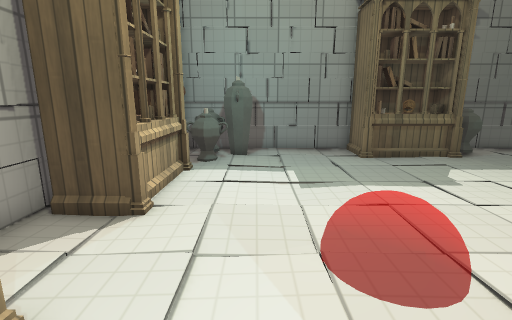
View 1 (above)

12 first-person views from a walk through a level from a Godot 3-D game. The camera is 1.2 m above the floor, tilts 12° down and sees 85° across. The floor is counted in squares, 0.5 m on a side. Each view is taken from the middle of a square. On the plan, view 1 faces up. The plan holds only what a view shows up to about 18 squares ahead; the rest is blank. The place goes on beyond the plan. Surface patterns are stand-ins for the level's own textures.

View 2
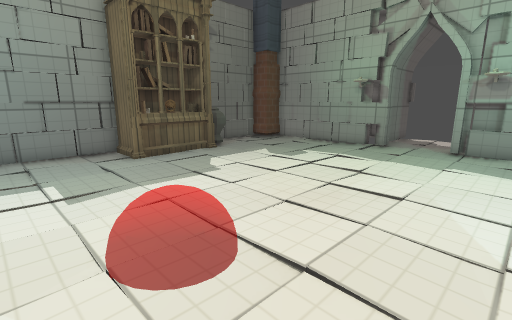

View 3
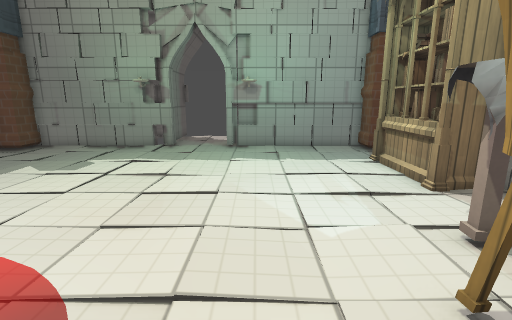

View 4
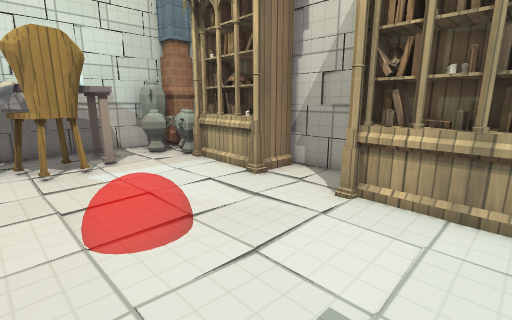

View 5
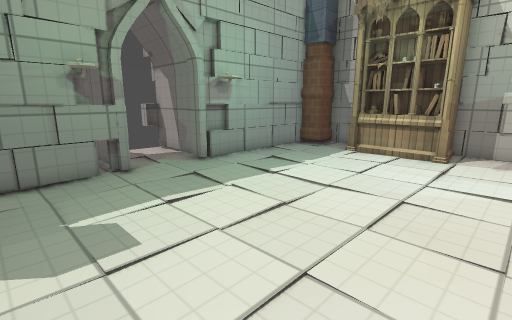

View 6
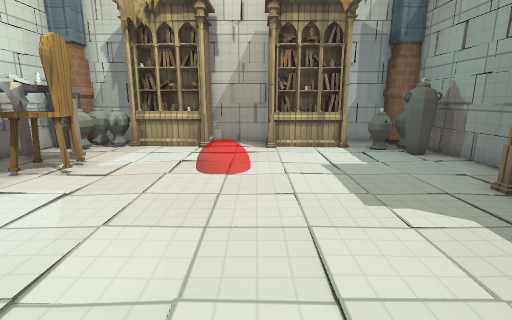

View 7
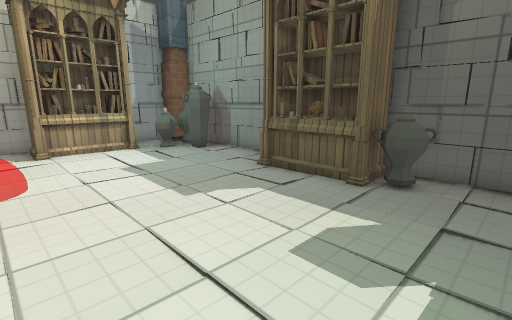

View 8
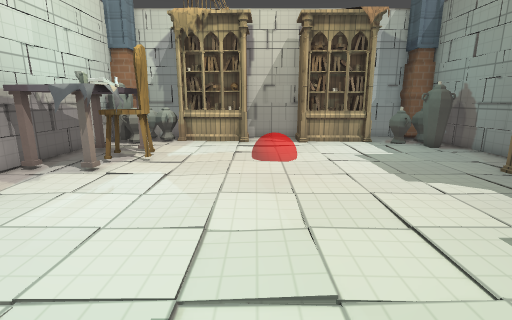

View 9
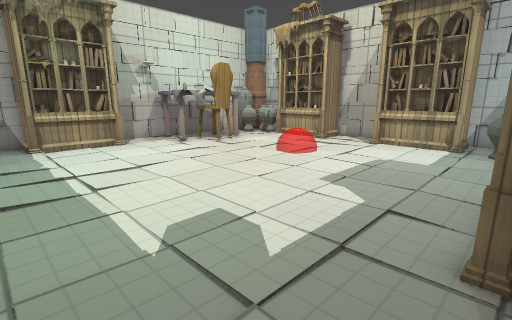

View 10
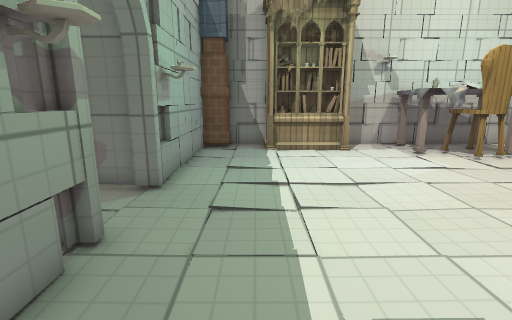

View 11
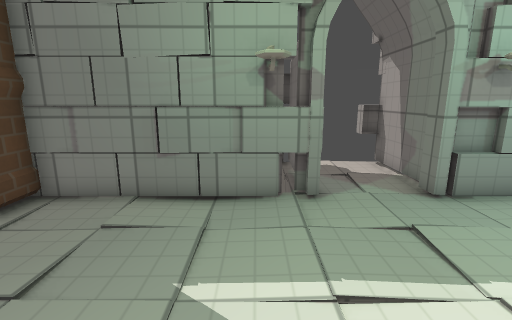

View 12
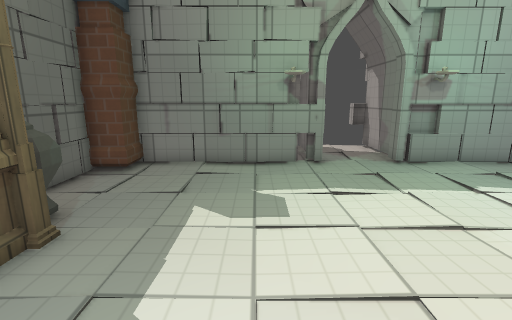

### Floor plan
Points are (right, up) in squares from view 1. A wall is a line through its corners. A room is listed if a view was taken in it or the views show most of it. See-through windows are left out.
Room 1 (views 1, 2, 3, 4, 5, 6, 7, 8, 9, 10, 11, 12)
walls: (5, -2.4) (4.8, -3.5); (3, -2.1) (3.6, -1.9); (3, -2.3) (4.2, -2.1); (2.9, -2.4) (4.1, -2); (4.9, -2.8) (5, -2.3); (4.6, 13.7) (-3.5, 13.7) (-3.5, 12.5) (-4.7, 12.5) (-4.8, 11.5); (-4.6, 5.6) (-4.8, 3.5); (-4.7, 6.2) (-4.7, 2.1); (4.8, 14) (-0.9, 14); (15, 6.3) (15, 12.8); (-5, 6.6) (-5, 4.9); (15.1, 6.8) (14.6, 6.8); (15.4, 5.4) (14.7, 5.4) (14.7, 12.5) (13.5, 12.5); (15.4, 2.2) (19, 2.2); (14.7, -1.6) (14.9, 0.4); (-4.7, -2.4) (-4.7, -4.5) (-3.5, -4.5) (-3.5, -5.5); (-1, 14) (-3.5, 14); (13.5, -4.5) (14.8, -4.5) (14.9, -3.5); (12.9, 14) (9, 14); (-4.7, 12.5) (-4.7, 9.5); (13.5, 13.7) (8.4, 13.7); (14.7, -4.5) (14.7, 2.5) (15.4, 2.5); (15, -4.9) (15, 2.2); (19.1, 5.7) (16.1, 5.7); (19.3, 2) (19.3, 2.8)
low walls: (15.1, 6.4) (14.6, 6.4)
ways out: gap at (19, 3)
objects: vase (-4, -4) to (-4, -3); vase (-4, -2) to (-2, -2); bookshelf (-4, -1) to (-3, 2); bookshelf (-4, 6) to (-2, 10); vase (-3, -5) to (-2, -5); vase (-3, -4) to (-2, -3); vase (-3, 11) to (-1, 11); vase (-3, 12) to (-2, 13); vase (-1, 12) to (0, 13); table (0, -5) to (1, -4); table (0, -2); other object (1, -4); other object (1, -3); chair (1, -2) to (3, -1); books (2, -4) to (2, -3); table (4, -5) to (5, -4); other object (4, -3); bookshelf (5, 12) to (8, 13); bookshelf (7, -5) to (11, -4); vase (9, 12) to (10, 13); other object (14, 1) to (14, 2); other object (14, 6) to (14, 7)

Positions as (right, up) in squares from view 1, and headings:
1: (0, 0), facing up
2: (0, 0), facing up-right
3: (0, 1), facing right
4: (4, 9), facing down-left
5: (5, 9), facing down-right
6: (12, 5), facing left
7: (12, 4), facing up-left
8: (14, 3), facing left
9: (13, 12), facing down-left
10: (12, 10), facing down
11: (8, 7), facing right
12: (4, 8), facing right
